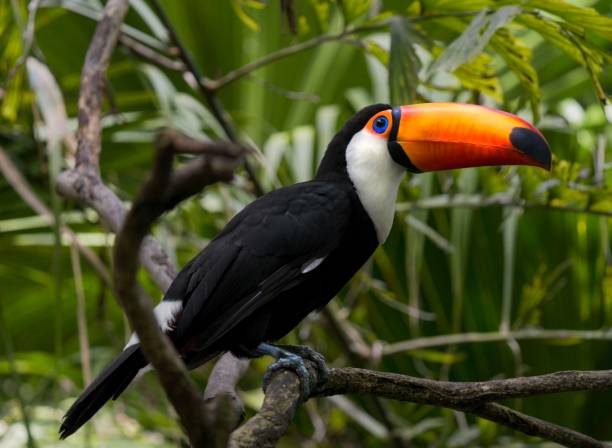
#> input picture bird.jpeg, 612 x 448 px
$ python main.py
#> lines starting #> are read from the running program, lines starting #| are printed output that depends on the picture
import cv2

image = cv2.imread('bird.jpeg')
#> image is the input picture: shape (448, 612, 3); mean B, G, R 38, 79.6, 74.8
b, g, r = cv2.split(image)
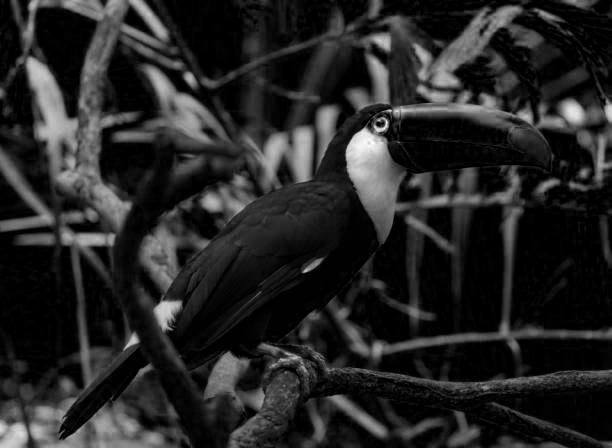
#> b: shape (448, 612); min 0, max 255, mean 38
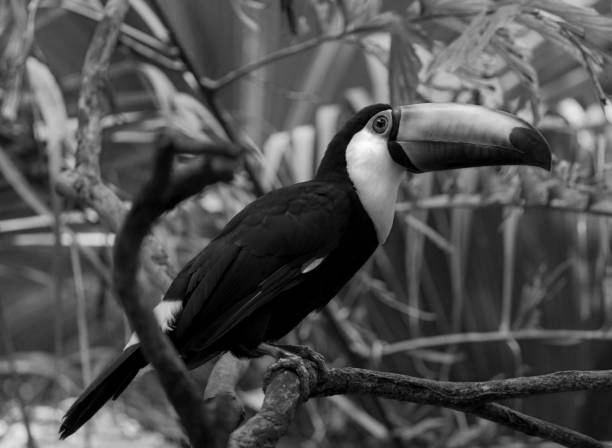
#> g: shape (448, 612); min 0, max 255, mean 79.6
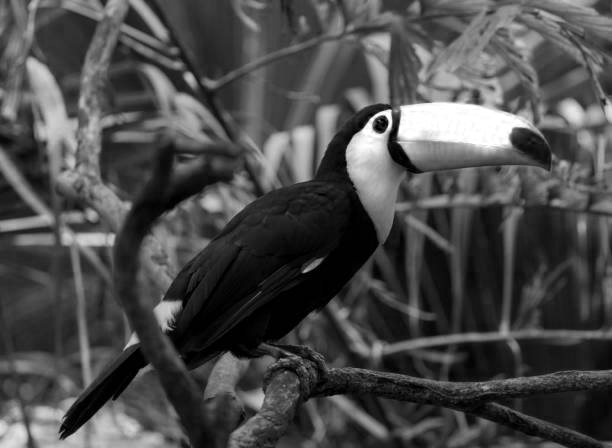
#> r: shape (448, 612); min 0, max 255, mean 74.8

cv2.imshow('Blue', b)
cv2.waitKey(0)

cv2.imshow('Green', g)
cv2.waitKey(0)

cv2.imshow('Red', r)
cv2.waitKey(0)

cv2.destroyAllWindows()

g.fill(0)
#> g: shape (448, 612); every value is 0

newImage = cv2.merge([b, g, r])
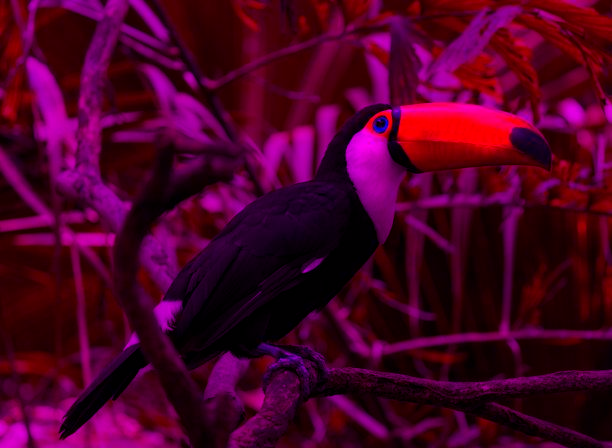
#> newImage: shape (448, 612, 3); mean B, G, R 38, 0, 74.8

cv2.imshow('Image Without Green', newImage)
cv2.waitKey(0)
cv2.destroyAllWindows()

cv2.imshow('Image', image)
cv2.waitKey(0)
cv2.destroyAllWindows()
